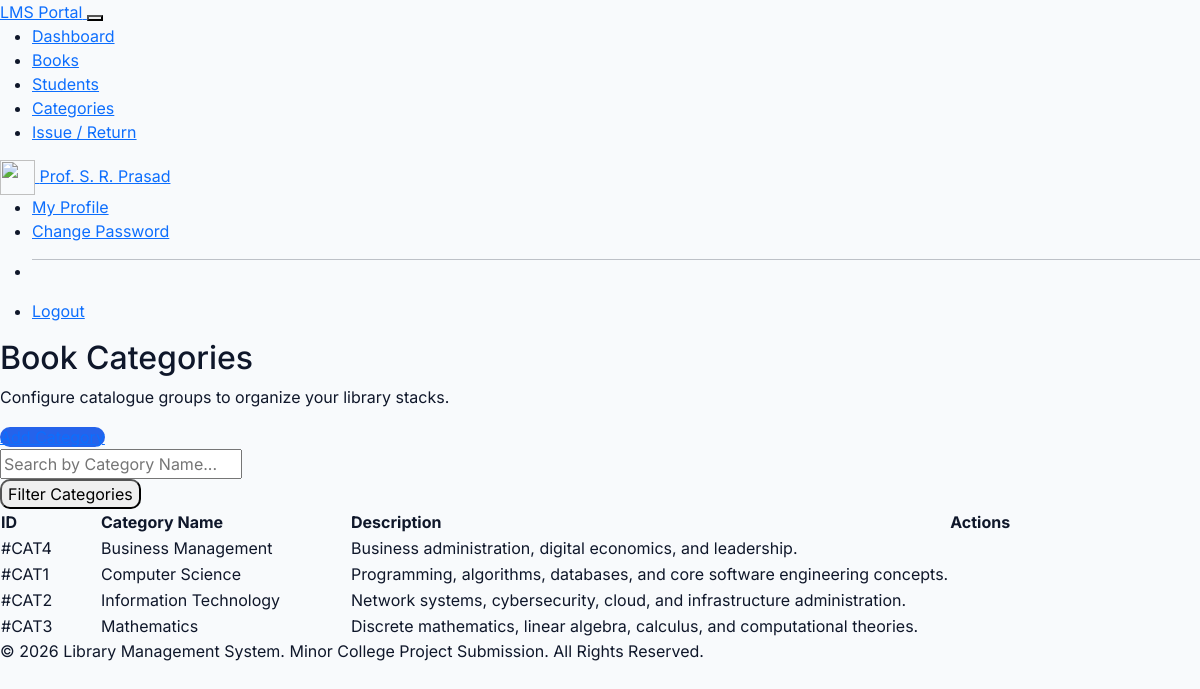
The app's page /categories/index.php (signed in) with its own data.
### tables this page shows
CREATE TABLE `categories` (
  `id` INT(11) NOT NULL AUTO_INCREMENT,
  `name` VARCHAR(100) NOT NULL UNIQUE,
  `description` TEXT DEFAULT NULL,
  PRIMARY KEY (`id`)
);

### categories/index.php (the view, shortened to what this page needs)
<?php
$root_dir = '../';
require_once $root_dir . 'includes/header.php';
require_once $root_dir . 'includes/navbar.php';
require_once $root_dir . 'config/db.php';
$search = isset($_GET['search']) ? trim($_GET['search']) : '';
if (!empty($search)) {
    $stmt = $conn->prepare("SELECT * FROM categories WHERE name LIKE ? ORDER BY name ASC");
    $stmt->execute(["%$search%"]);
} else {
    $stmt = $conn->query("SELECT * FROM categories ORDER BY name ASC");
}
$categories = $stmt->fetchAll();
?>
<div className="container py-5">
    <div className="d-flex flex-col sm:flex-row justify-content-between align-items-start sm:align-items-center mb-4 gap-3">
        <div>
            <h2 className="fw-black text-slate-900 mb-0">Book Categories</h2>
            <p className="text-muted small">Configure catalogue groups to organize your library stacks.</p>
        </div>
        <a href="add.php" className="btn btn-primary d-flex align-items-center gap-1.5 px-4 py-2.5 shadow-sm text-xs" style="border-radius:10px; background-color: var(--brand-blue); border:0;">
            <i className="bi bi-tag"></i> Add Category
        </a>
    </div>
    <div className="card border-0 shadow-sm rounded-4 p-4 mb-4 bg-white">
        <form action="index.php" method="GET" className="row g-3 align-items-center">
            <div className="col-12 col-md-8">
                <div className="input-group">
                    <input type="text" name="search" className="form-control border-start-0" placeholder="Search by Category Name..." value="<?php echo htmlspecialchars($search); ?>">
                </div>
            </div>
            <div className="col-12 col-md-4 d-grid gap-2 d-md-flex">
                <button type="submit" className="btn btn-secondary px-4 text-xs" style="border-radius:10px;">Filter Categories</button>
            </div>
        </form>
    </div>
    <div className="card border-0 shadow-sm rounded-4 bg-white p-4">
        <div className="table-responsive">
            <table className="table align-middle table-hover text-xs mb-0">
                <thead className="table-light">
                    <tr>
                        <th className="py-3 px-4" style="width: 100px;">ID</th>
                        <th className="py-3 px-4" style="width: 250px;">Category Name</th>
                        <th className="py-3 px-4">Description</th>
                        <th className="py-3 px-4 text-end no-print" style="width: 150px;">Actions</th>
                    </tr>
                </thead>
                <tbody>
                    <?php foreach ($categories as $cat): ?>
                        <tr>
                            <td className="py-3 px-4 font-mono text-muted">#CAT<?php echo $cat['id']; ?></td>
                            <td className="py-3 px-4 font-bold text-slate-800"><?php echo htmlspecialchars($cat['name']); ?></td>
                            <td className="py-3 px-4 text-slate-600"><?php echo htmlspecialchars($cat['description']); ?></td>
                            <td className="py-3 px-4 text-end no-print">
                            </td>
                        </tr>
                    <?php endforeach; ?>
                </tbody>
            </table>
        </div>
    </div>
</div>
<?php require_once $root_dir . 'includes/footer.php'; ?>

### includes/header.php (style rules this page uses)
:root { --brand-blue: #2563eb; --brand-blue-dark: #1e40af; --brand-light: #f8fafc; --brand-gray: #e2e8f0; }
body { font-family: 'Inter', sans-serif; background-color: var(--brand-light); color: #0f172a; }

### records on screen
categories: id "4", name "Business Management", description "Business administration, digital economics, and leadership."
categories: id "1", name "Computer Science", description "Programming, algorithms, databases, and core software engineering concepts."
categories: id "2", name "Information Technology", description "Network systems, cybersecurity, cloud, and infrastructure administration."
categories: id "3", name "Mathematics", description "Discrete mathematics, linear algebra, calculus, and computational theories."

### other values on screen
$_SESSION['admin_name'] "Prof. S. R. Prasad"
